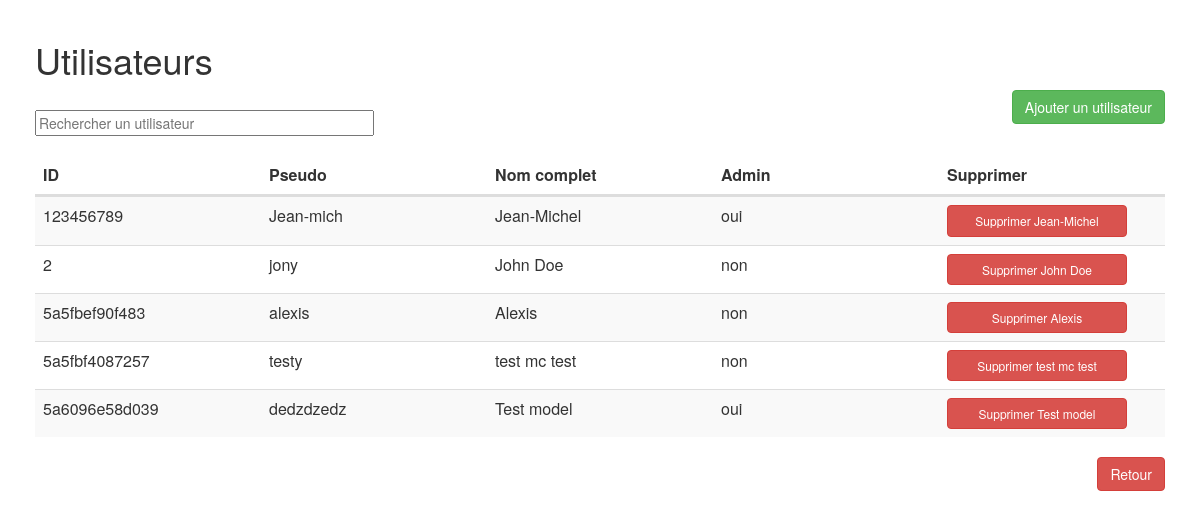
The page /Modele/Admin/creerUser.php on the database its author committed.
### tables this page shows
CREATE TABLE IF NOT EXISTS `user` (
  `User_Id` varchar(13) NOT NULL,
  `Username` varchar(20) NOT NULL,
  `Password` varchar(64) NOT NULL,
  `FullName` varchar(50) NOT NULL,
  `IsAdmin` tinyint(1) NOT NULL,
  PRIMARY KEY (`User_Id`)
);

### Modele/Admin/admin.php (the view, shortened to what this page needs)
<?php
    function getUser($db){
      $reponse = $db->query('SELECT * FROM user');
      return $reponse;
    }
    function genTableUser()
    {
      require("Modele/connexion.php");
      $Users = getUser($db)->fetchAll();
      for ($i = 0; $i<count($Users); $i++) {
        $ID = $Users[$i]['User_Id'];
        $username = $Users[$i]['Username'];
        $fullName = $Users[$i]['FullName'];
        if($Users[$i]['IsAdmin']==1)
        {
          $admin = 'oui';
        }
        else {
          $admin = 'non';
        }
        echo (' <tr>
           <td>'.$ID.'</td>
           <td>'.$username.'</td>
           <td>'.$fullName.'</td>
           <td>'.$admin.'</td>
           <td>
           <a id="suprUserBtn" data-toggle="confirmation" data-singleton="true"
               href="index.php?cible=deleteUser&userID='.$ID.'"
               class="btn btn-danger"
               data-title="Êtes-vous sûr ?"
               data-btn-ok-label="Oui"
               data-btn-cancel-label="Non"
               role="button" data-popout="true">
               Supprimer '.$fullName.'
           </a></td>
           </tr>');
      }
    }
?>

### Vue/administration/utilisateurs/utilisateurs.css (style rules this page uses)
thead, tbody, tr, td, th { display: block; }
tr:after { content: ' '; display: block; visibility: hidden; clear: both; }
tbody td, thead th { width:20%; float: left; }
body { padding: 20px; }
#suprUserBtn { font-size: 0.75em; width: 15em; }

### rows shown on the page
user: User_Id "123456789", Username "Jean-mich", FullName "Jean-Michel", IsAdmin "oui"
user: User_Id "2", Username "jony", FullName "John Doe", IsAdmin "non"
user: User_Id "5a5fbef90f483", Username "alexis", FullName "Alexis", IsAdmin "non"
user: User_Id "5a5fbf4087257", Username "testy", FullName "test mc test", IsAdmin "non"
user: User_Id "5a6096e58d039", Username "dedzdzedz", FullName "Test model", IsAdmin "oui"
